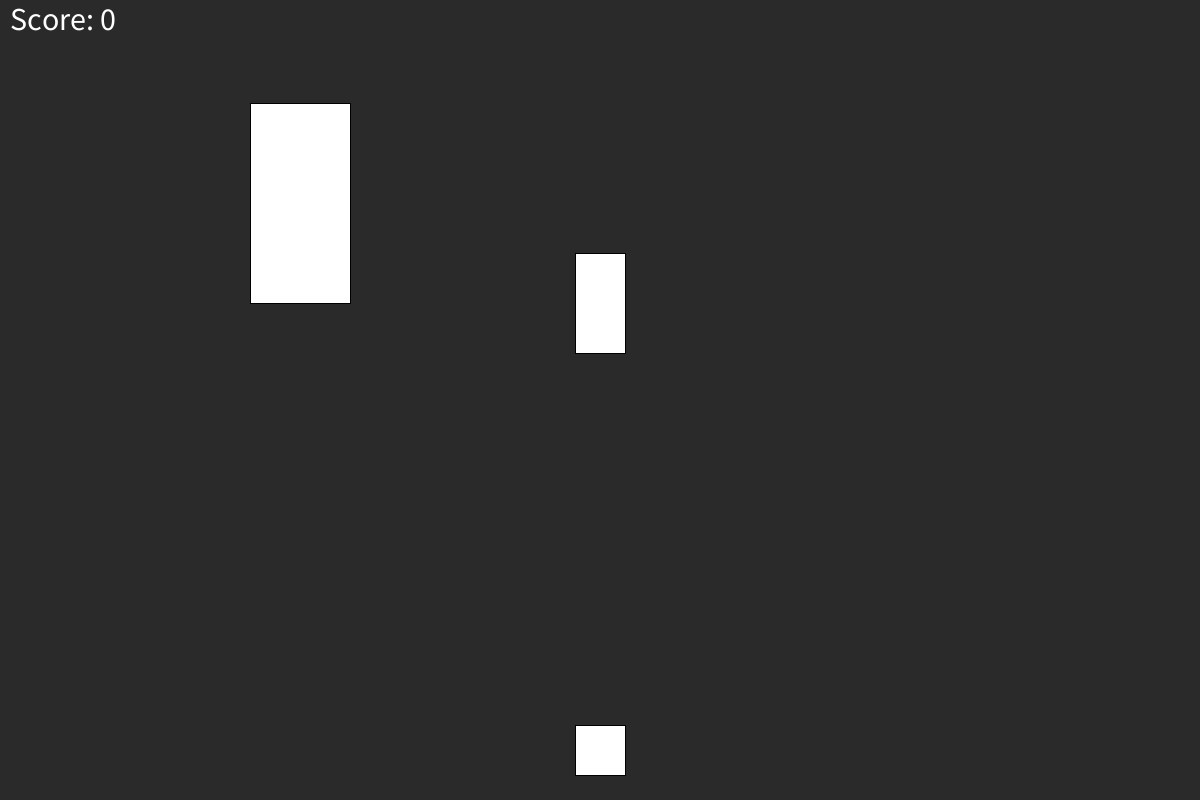
Frame 1 (no input)
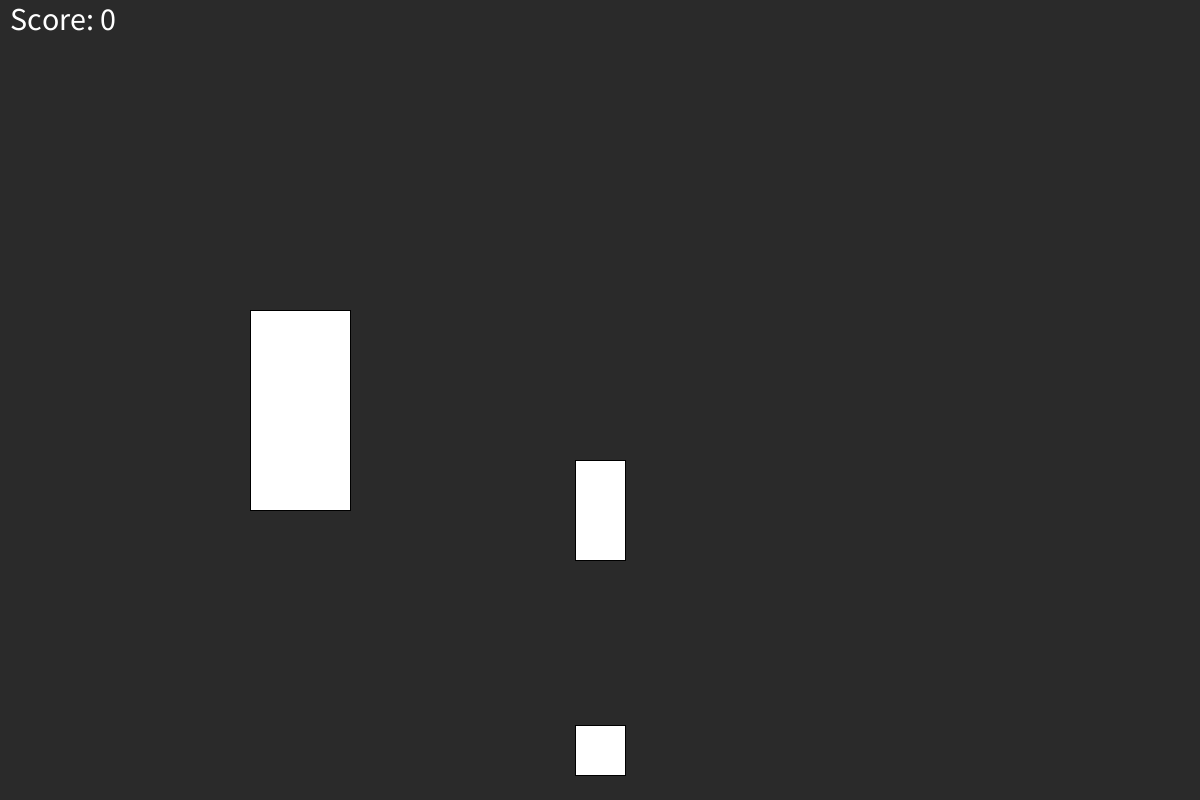
Frame 60 (the mouse pressed at the canvas centre just before this capture)
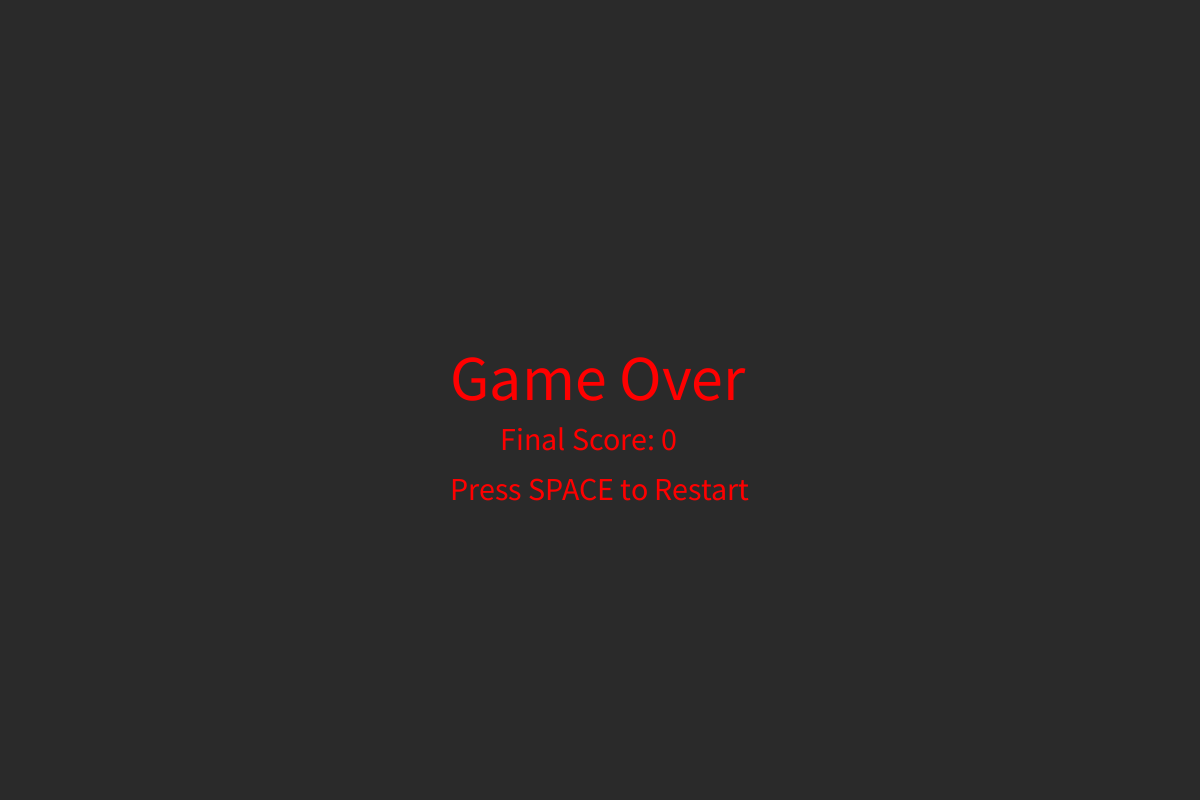
Frame 120 (the mouse held since frame 60 and released just before this capture)

The Processing sketch that drew these frames (run headless with seeded random() and noise(); from frame 60 on, the mouse is pressed at the canvas centre):

// Processing sketch: player_shoot
// ── player_shoot.pde
Player p1;
ArrayList<Bullet> bulletList;
ArrayList<Enemy> enemyList;
int score = 0; // Score variable
boolean gameOver = false; // Game over condition
float Timer = 3;

void setup() {
  size(1200, 800);
  resetGame(); // Initialize game state
}

void draw() {
  background(42);
  
  if (gameOver) {
    displayGameOver();
    return;
  }

  // Player actions
  p1.render();
  p1.move();
  p1.jumping();
  p1.falling();
  p1.topOfJumping();
  p1.land();

  // Enemy actions
  for (int i = enemyList.size() - 1; i >= 0; i--) {
    Enemy anEnemy = enemyList.get(i);
    anEnemy.move();
    anEnemy.render();
    
    // Check for collision with player
    if (p1.checkCollision(anEnemy)) {
      gameOver = true; // End the game if player collides with enemy
    }
  }

  // Bullet actions
  for (int i = bulletList.size() - 1; i >= 0; i--) {
    Bullet aBullet = bulletList.get(i);
    aBullet.render();
    aBullet.move();
    aBullet.checkRemove();

    for (int j = enemyList.size() - 1; j >= 0; j--) {
      Enemy anEnemy = enemyList.get(j);
      if (aBullet.shootEnemy(anEnemy)) {
        score++; // Increment score when an enemy is killed
        enemyList.remove(anEnemy); // Remove the enemy
      }
    }
    
    if (aBullet.shouldRemove) {
      bulletList.remove(aBullet);
    }
  }

  // Enemy spawn timer
  Timer -= 0.03;
  if (Timer <= 0) {
    enemyList.add(new Enemy(random(0, width), 0, 50, 100));
    Timer = 3;
  }

  // Display score
  fill(255);
  textSize(32);
  text("Score: " + score, 10, 30);
}

void keyPressed() {
  if (gameOver && key == ' ') {
    resetGame(); // Reset the game
    return;
  }

  if (key == 'a') {
    p1.isMovingLeft = true;
  }

  if (key == 'd') {
    p1.isMovingRight = true;
  }

  if (key == 'w' && !p1.isJumping && !p1.isFalling) {
    p1.isJumping = true;
    p1.highestY = p1.y - p1.jumpHeight;
  }

  if (key == ' ' && !gameOver) {
    bulletList.add(new Bullet(p1.x, p1.y));
  }
}

void resetGame() {
  score = 0;
  gameOver = false;
  Timer = 3;

  // Reset player position
  p1 = new Player(width / 2, height - 50, 50, 50);

  // Clear the lists
  bulletList = new ArrayList<Bullet>();
  enemyList = new ArrayList<Enemy>();
  
  // Add initial enemies
  enemyList.add(new Enemy(300, 200, 100, 200));
  enemyList.add(new Enemy(600, 300, 50, 100));
}

void displayGameOver() {
  fill(255, 0, 0);
  textSize(64);
  text("Game Over", width / 2 - 150, height / 2);
  textSize(32);
  text("Final Score: " + score, width / 2 - 100, height / 2 + 50);
  text("Press SPACE to Restart", width / 2 - 150, height / 2 + 100);
}


void keyReleased() {
  if (key == 'a') {
    p1.isMovingLeft = false;
  }
  if (key == 'd') {  
    p1.isMovingRight = false;
  }
}

// ── Enemy.pde
class Enemy {
  float x, y;
  int w, h;
  float speed = 3.5;
  boolean shouldRemove;

  Enemy(float startingX, float startingY, int startingW, int startingH) {
    x = startingX;
    y = startingY;
    w = startingW;
    h = startingH;
    shouldRemove = false;
  }

  void render() {
    rect(x, y, w, h);
  }

  void move() {
    y += speed;
    if (y > height) {
      reset();
    }
  }

  void reset() {
    x = random(0, width);
    y = 0;
    shouldRemove = false;
  }
}

// ── Player.pde
class Player {
  int x, y, w, h;
  boolean isMovingLeft, isMovingRight, isJumping, isFalling;
  int speed, jumpHeight, highestY;

  Player(int startingX, int startingY, int startingW, int startingH) {
    x = startingX;
    y = startingY;
    w = startingW;
    h = startingH;
    isMovingLeft = isMovingRight = isJumping = isFalling = false;
    speed = 10;
    jumpHeight = 300;
    highestY = y - jumpHeight;
  }

  void render() {
    rectMode(CENTER);
    rect(x, y, w, h);
  }

  void move() {
    if (isMovingLeft) x -= speed;
    if (isMovingRight) x += speed;
  }

  void jumping() {
    if (isJumping) y -= speed;
  }

  void falling() {
    if (isFalling) y += speed;
  }

  void topOfJumping() {
    if (y <= highestY) {
      isJumping = false;
      isFalling = true;
    }
  }

  void land() {
    if (y >= height - h / 2) {
      isFalling = false;
      y = height - h / 2;
    }
  
  }

  boolean checkCollision(Enemy anEnemy) {
    return (x + w / 2 > anEnemy.x && x - w / 2 < anEnemy.x + anEnemy.w &&
            y + h / 2 > anEnemy.y && y - h / 2 < anEnemy.y + anEnemy.h);
  }
}

// ── bullets.pde
class Bullet { //<>//
  float x, y, d, speed;
  boolean shouldRemove;

  Bullet(float startingX, float startingY) {
    x = startingX;
    y = startingY;
    d = 10;
    speed = 15;
    shouldRemove = false;
  }

  void render() {
    circle(x, y, d);
  }

  void move() {
    y -= speed;      
  }

  void checkRemove() {
    if (y < 0) {
      shouldRemove = true;
    }
  }
  
  boolean shootEnemy(Enemy anEnemy) {
    if (y - (d / 2) <= anEnemy.y + anEnemy.h && 
        x + (d / 2) >= anEnemy.x && 
        x - (d / 2) <= anEnemy.x + anEnemy.w) {
      
      anEnemy.reset();
      shouldRemove = true;
      return true; // Indicates the enemy was hit
    }
    return false; // No hit
  }
}
